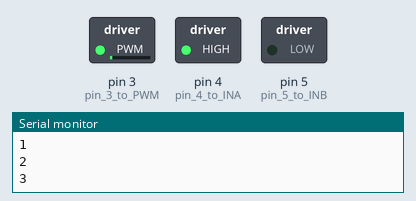
Simulated run of this sketch. Board: Arduino Uno, built with avr-gcc and run on an emulated ATmega328P. Parts: switched loads named in the sketch (green lamp = pin HIGH), the last lines printed to the serial monitor.

Above: at 0.05 s.
At 2.35 s:
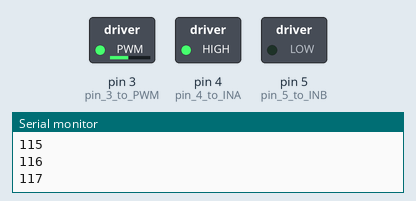
At 4.65 s:
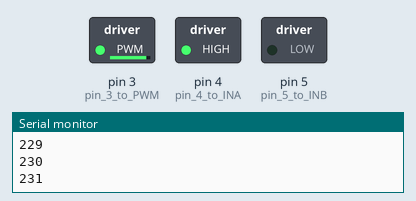
At 9.25 s:
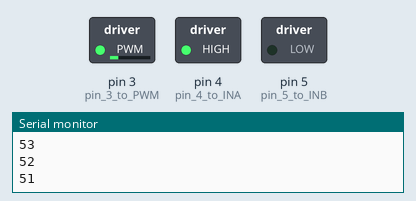
Timing chart, 0 to 13.4 s (numbered marks = the images above):
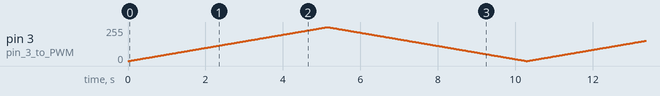

The sketch:

MyDcMotorDriver.ino
```cpp
void setup() {
  // setup the digital pins for output
  pinMode(3, OUTPUT); // pin 3 to PWM
  pinMode(4, OUTPUT); // pin 4 to INA
  pinMode(5, OUTPUT); // pin 5 to INB

  digitalWrite(4, HIGH); // set INA to 1
  digitalWrite(5, LOW);  // set INB to 0

  Serial.begin(9600);
}

int analog_val = 0;
int dir = 1;

void loop() {
  // send PWM signal to pin 3
  analogWrite(3, analog_val);

  analog_val += dir;

  // recall that analogWrite takes values between 0 to 255
  if (analog_val == 255) {
    dir = -1;
  } else if (analog_val == 0) {
    dir = 1;
  }

  Serial.println(analog_val);
  delay(20);
}
```
